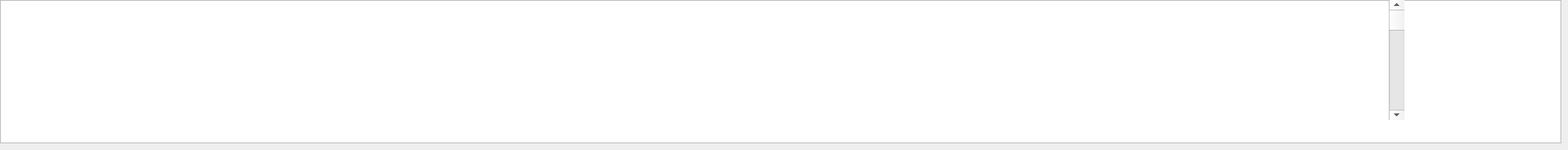
        <widget class="QWidget" name="tab_7">
         <attribute name="title">
          <string>Telemetry Data Display</string>
         </attribute>
         <widget class="QGraphicsView" name="graphicsView">
          <property name="geometry">
           <rect>
            <x>0</x>
            <y>0</y>
            <width>2091</width>
            <height>192</height>
           </rect>
          </property>
          <property name="sizePolicy">
           <sizepolicy hsizetype="Expanding" vsizetype="Preferred">
            <horstretch>0</horstretch>
            <verstretch>0</verstretch>
           </sizepolicy>
          </property>
         </widget>
         <widget class="QScrollBar" name="verticalScrollBar">
          <property name="geometry">
           <rect>
            <x>1860</x>
            <y>0</y>
            <width>21</width>
            <height>161</height>
           </rect>
          </property>
          <property name="orientation">
           <enum>Qt::Vertical</enum>
          </property>
         </widget>
         <widget class="QLabel" name="label_56">
          <property name="geometry">
           <rect>
            <x>0</x>
            <y>0</y>
            <width>1861</width>
            <height>100</height>
           </rect>
          </property>
          <property name="sizePolicy">
           <sizepolicy hsizetype="Fixed" vsizetype="Fixed">
            <horstretch>0</horstretch>
            <verstretch>0</verstretch>
           </sizepolicy>
          </property>
          <property name="maximumSize">
           <size>
            <width>3000</width>
            <height>110</height>
           </size>
          </property>
          <property name="font">
           <font>
            <family>Verdana</family>
            <pointsize>14</pointsize>
            <weight>75</weight>
            <bold>true</bold>
           </font>
          </property>
          <property name="styleSheet">
           <string notr="true">image: url(:/GRAPH/22222.jpg);</string>
          </property>
          <property name="text">
           <string/>
          </property>
          <property name="pixmap">
           <pixmap resource="../Graph/graph.qrc">:/GRAPH/TelemetriFake_V2.PNG</pixmap>
          </property>
          <property name="scaledContents">
           <bool>true</bool>
          </property>
         </widget>
        </widget>
